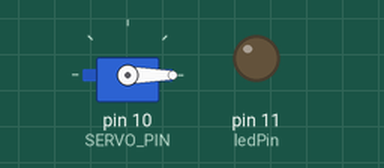
A sketch run on a simulated Arduino Uno, built with avr-gcc and run on an emulated ATmega328P. Shown: servo, output pins drawn as LEDs (lit = HIGH).

Above: at 1.05 s.
At 3.7 s:
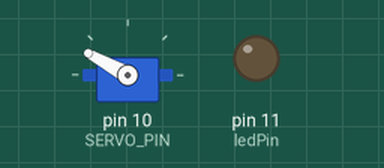
At 6.35 s:
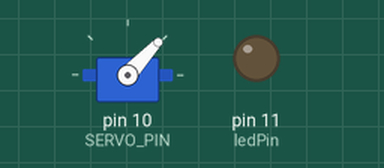
At 11.7 s:
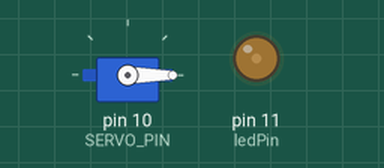
Timing chart, 0 to 15.5 s (numbered marks = the images above):
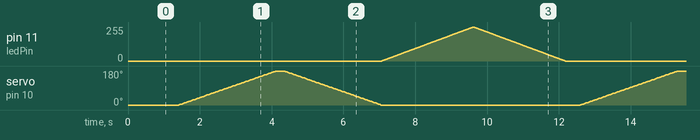

The sketch:

EnduranceClock.ino
```cpp
#include <Servo.h>
#define SERVO_PIN   10

Servo myservo;                          // create servo object to control a servo

int pos = 0;                            // variable to store the servo position

// Define the LED pin (e.g., pin 9)
const int ledPin = 11;

void setup() {
  myservo.attach(SERVO_PIN);            // attaches the servo on pin 9 to the servo object
  myservo.write(pos);                   // go to position zero first
  delay(1000);                          // wait for some time


  // Set the LED pin as an output
  pinMode(ledPin, OUTPUT);


}

void loop() {
  delay(400);                          // delay of 1 second before start
  for (pos = 0; pos <= 180; pos += 1) { // goes from 0 degrees to 180 degrees in steps of 1 degree
    myservo.write(pos);                 // tell servo to go to position in variable 'pos'
    delay(15);                          // waits 15 ms for the servo to reach the position
  }
  delay(200);                          // delay of 1 second before changing direction of rotation
  for (pos = 180; pos >= 0; pos -= 1) { // goes from 180 degrees to 0 degrees
    myservo.write(pos);                 // tell servo to go to position in variable 'pos'
    delay(15);                          // waits 15 ms for the servo to reach the position
  }


  // Fade the LED brightness from off to full
  //analogWrite(ledPin, 250);

   for (int brightness = 0; brightness <= 255; brightness++) {
     // Write the brightness value to the PWM pin
     analogWrite(ledPin, brightness);
     delay(10); // Delay to see the fading effect
   }

   // Fade the LED brightness back to off
   for (int brightness = 255; brightness >= 0; brightness--) {
     analogWrite(ledPin, brightness);
     delay(10);
   }
}
```
